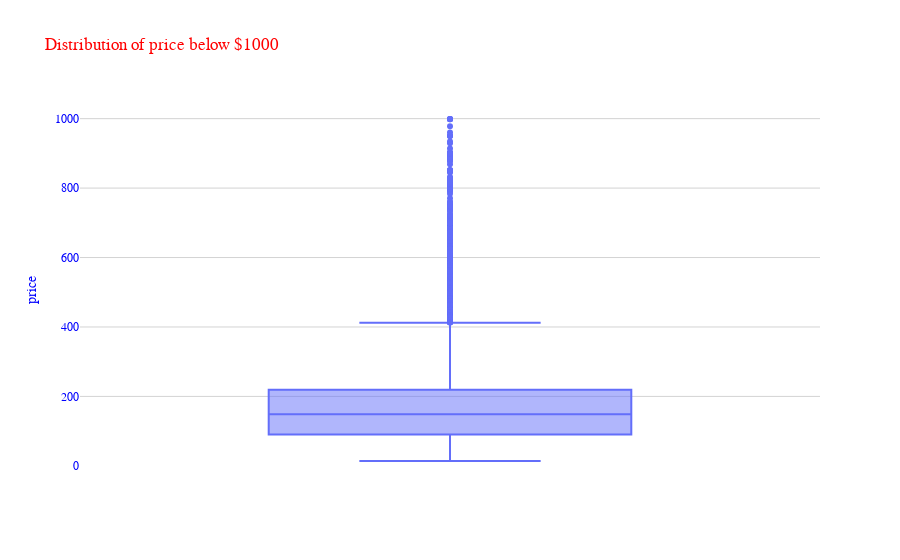

Source (notebook cell):
### Markdown cell above
Maximum value of price is $12400 &  75% of data is below $221. Considering rows with price less than $1000 and plotting the distribution again.

### Code cell
dfAll = dfAll[dfAll.price <1000]
fig = px.box(dfAll, y="price",title="Distribution of price below $1000")
fig.update_layout(
    font_family="Courier New",
    font_color="blue",
    title_font_family="Times New Roman",
    title_font_color="red",
    plot_bgcolor='white'
)
fig.update_yaxes(title_font_family="Arial",gridcolor='lightgrey')
fig.show()

### Figure 1 — Plotly figure (JSON) as saved in the notebook; plotly's stock layout.template omitted (floating-point values rounded to 4 significant figures; data arrays with more than 128 entries replaced by an {"elided": "..."} marker saying what was removed)
{"data": [{"alignmentgroup": "True", "hovertemplate": "price=%{y}<extra></extra>", "legendgroup": "", "marker": {"color": "#636efa"}, "name": "", "notched": false, "offsetgroup": "", "orientation": "v", "showlegend": false, "type": "box", "x0": " ", "xaxis": "x", "y": {"elided": "14265 int values"}, "y0": " ", "yaxis": "y"}], "layout": {"autosize": true, "boxmode": "group", "font": {"color": "blue", "family": "Courier New"}, "legend": {"tracegroupgap": 0}, "plot_bgcolor": "white", "title": {"font": {"color": "red", "family": "Times New Roman"}, "text": "Distribution of price below $1000"}, "xaxis": {"anchor": "y", "autorange": true, "domain": [0, 1], "range": [-0.5, 0.5], "type": "category"}, "yaxis": {"anchor": "x", "autorange": true, "domain": [0, 1], "gridcolor": "lightgrey", "range": [-40.72, 1054.0], "title": {"font": {"family": "Arial"}, "text": "price"}, "type": "linear"}}}
